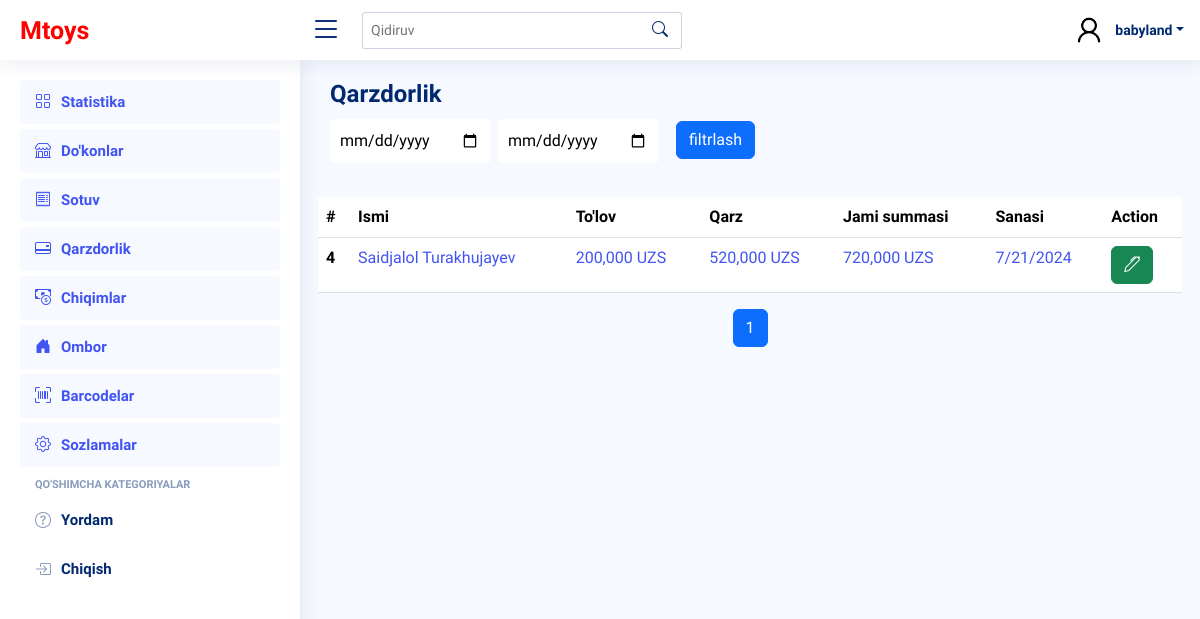
/debt/ (signed in), run on the app's committed database.
### main_app/models.py (models this page shows, shortened)
class Sale(models.Model):
    payment = models.PositiveIntegerField(default=0)
    debt = models.PositiveIntegerField(default=0)
    date_added = models.DateField(auto_now_add=True)
    shop = models.ForeignKey(Shop, on_delete=models.CASCADE, related_name="sales")
    def get_amount(self):
        return sum([i.get_amount() for i in self.items.all()])

class Shop(models.Model):
    name = models.CharField(max_length=250)
    last_name = models.CharField(max_length=250)
    region = models.ForeignKey(Regions, on_delete=models.CASCADE, related_name="shops")

class SaleItems(models.Model):
    quantity = models.PositiveIntegerField(default=0)
    product = models.ForeignKey(Product, on_delete=models.CASCADE, related_name="sales")
    sale = models.ForeignKey(Sale, on_delete=models.CASCADE, related_name="items")
    def get_amount(self):
        overall =  self.product.sale_price * self.quantity
        if overall > 0:
            return overall
        else:
            return 0

class Product(models.Model):
    name = models.CharField(max_length=250)
    base_price = models.PositiveIntegerField(default=0)
    sale_price = models.PositiveIntegerField(default=0)
    amount = models.PositiveIntegerField(default=0)
    qr_code_id = models.CharField(max_length=250)

### main_app/views.py (the view, shortened to what this page needs)
# urls.py: path("debt/", DebtView.as_view(), name="debt"),
@method_decorator(login_required, name='dispatch')
class DebtView(ListView):
    template_name = "sale/debts.html"
    model = Sale
    paginate_by = 10
    context_object_name = 'object_list'
    def get_queryset(self):
        return Sale.objects.all()
    def get_context_data(self, **kwargs):
        context = {}
        sale_items = Sale.objects.filter(debt__gte = 0)
        paginator_sale_items = Paginator(sale_items, self.paginate_by)
        page_number_sale_items = self.request.GET.get('page_sale_items')
        page_obj_sale_items = paginator_sale_items.get_page(page_number_sale_items)
        context = {
            "provinces":Province.objects.all(),
            "regions": Regions.objects.all(),
            "shops":Shop.objects.all(),
            "object_list": page_obj_sale_items
        }
        return context

### templates/sale/debts.html (shortened to what this page needs)
{% extends 'wrapper.html' %}
{% load humanize %}
{% block content %}
<div class="pagetitle">
    <h1>Qarzdorlik</h1>
    <div class="d-felx justify-content-center align-items-center flex-column">
      <form method="POST" class="d-flex gap-2 justify-content-center align-items-center flex-column flex-lg-row justify-content-lg-start">
       <div class="from">
        <input name="from" type="date" id="from" style="border-radius: 3px;margin-top:10px;outline:none;border:none;padding:10px 10px;">
       </div>
        <div class="till">
          <input name="till" type="date" id="from" style="border-radius: 3px;margin-top:10px;outline:none;border:none;padding:10px 10px;">
        </div>
        <div class="button pt-2">
          <button class="btn btn-primary" name="filtr" style="margin-left: 10px;">filtrlash</button>
        </div>
      </form>
    </div>
  </div>
    <div class="row" style="overflow-x: auto;">
      {% if object_list %}
            <table class="table mt-4" >
              <thead>
                <tr>
                  <th scope="col">#</th>
                  <th scope="col">Ismi</th>
                  <th scope="col">To'lov</th>
                  <th scope="col">Qarz</th>
                  <th scope="col">Jami summasi</th>
                  <th scope="col">Sanasi</th>
                  <th scope="col">Action</th>
                </tr>
              </thead>
              <tbody>
                {% for i in object_list %}
                {% if i.debt > 0 %}
                <tr>
                    <th scope="row">{{ i.id }}</th>
                    <td><a href="{% url 'main_app:sale_detail' i.id %}">{{ i.shop.name }} {{ i.shop.last_name }}</a></td>
                    <td><a href="{% url 'main_app:sale_detail' i.id %}">{{ i.payment|intcomma }} UZS</a></td>
                    <td><a href="{% url 'main_app:sale_detail' i.id %}">{{ i.debt|intcomma }} UZS</a></td>
                    <td><a href="{% url 'main_app:sale_detail' i.id %}">{{ i.get_amount|intcomma }} UZS</a></td>
                    <td><a href="{% url 'main_app:sale_detail' i.id %}">{{ i.date_added.month }}/{{ i.date_added.day }}/{{ i.date_added.year }}</a></td>
                    <td>
                      <form method="POST" class="d-flex justify-content-start align-items-center gap-3">
                        <button type="button" class="btn btn-success edit-btn" data-id="{{ i.id }}" data-bs-toggle="modal"  data-bs-target="#editExpance"> <i class="bi bi-pen"></i></button>
                      </form>
                    </td>
                  </tr>
                {% endif %}
                {% endfor %}
              </tbody>
            </table>
            {% else %}
                  <div style="color: gray;font-size:20px;text-align:center">
                    Ma'lumot mavjud emas!!!
                  </div>
            {% endif %}
            <nav aria-label="Page navigation">
              <ul class="pagination justify-content-center">
                {% for num in object_list.paginator.page_range %}
                  {% if object_list.number == num %}
                    <li class="page-item active"><a class="page-link" href="?page_sale_items={{ num }}">{{ num }}</a></li>
                  {% else %}
                    <li class="page-item"><a class="page-link" href="?page_sale_items={{ num }}">{{ num }}</a></li>
                  {% endif %}
                {% endfor %}
              </ul>
          </nav>
    </div>
{% endblock content %}

### templates/wrapper.html (shortened to what this page needs)
<!DOCTYPE html>
{% load static %}
<html lang="en">
<head>
  <link href="{% static 'assets/vendor/bootstrap/css/bootstrap.min.css' %}" rel="stylesheet">
  <link href="{% static 'assets/vendor/bootstrap-icons/bootstrap-icons.css' %}" rel="stylesheet">
  <link href="{% static 'assets/vendor/boxicons/css/boxicons.min.css' %}" rel="stylesheet">
  <link href="{% static 'assets/vendor/quill/quill.snow.css' %}" rel="stylesheet">
  <link href="{% static 'assets/vendor/quill/quill.bubble.css' %}" rel="stylesheet">
  <link href="{% static 'assets/vendor/remixicon/remixicon.css' %}" rel="stylesheet">
  <link href="{% static 'assets/vendor/simple-datatables/style.css' %}" rel="stylesheet">
  <link href="{% static 'assets/css/style.css' %}" rel="stylesheet">
</head>
<body>
  <header id="header" class="header fixed-top d-flex align-items-center">
    <div class="d-flex align-items-center justify-content-between">
      <a href="{% url 'main_app:main' %}" class="logo d-flex align-items-center">
        Mtoys
      </a>
      <i class="bi bi-list toggle-sidebar-btn"></i>
    </div>
    <div class="search-bar">
      <form class="search-form d-flex align-items-center" method="GET">
        <input type="text" name="query" placeholder="Qidiruv" title="Enter search keyword">
        <button type="submit" title="Search" name="search"><i class="bi bi-search"></i></button>
      </form>
    </div>
    <nav class="header-nav ms-auto">
      <ul class="d-flex align-items-center">
        <li class="nav-item dropdown pe-3">
          <a class="nav-link nav-profile d-flex align-items-center pe-0" href="#" data-bs-toggle="dropdown">
            <img src="{% static 'assets/img/Sample_User_Icon (1).png' %}" alt="Profile" class="rounded-circle">
            <span class="d-none d-md-block dropdown-toggle ps-2">{{ request.user.username }}</span>
          </a>
        </li>
      </ul>
    </nav>
  </header>
  <aside id="sidebar" class="sidebar">
    <ul class="sidebar-nav" id="sidebar-nav">
      <li class="nav-item">
        <a class="nav-link " href="{% url 'main_app:main'%}">
          <i class="bi bi-grid"></i>
          <span>Statistika</span>
        </a>
      </li>
      <li class="nav-item">
        <a class="nav-link " href="{% url 'main_app:provinces'%}">
          <i class="bi bi-shop"></i>
          <span>Do'konlar</span>
        </a>
      </li>
      <li class="nav-item">
        <a class="nav-link " href="{% url 'main_app:sale'%}">
          <i class="bi bi-receipt"></i>
          <span>Sotuv</span>
        </a>
      </li>
      <li class="nav-item">
        <a class="nav-link " href="{% url 'main_app:debt'%}">
          <i class="bi bi-credit-card-2-back"></i>
          <span>Qarzdorlik</span>
        </a>
      </li>
      <li class="nav-item">
        <a class="nav-link " href="{% url 'expance_app:expance'%}">
          <i class="bi bi-cash-coin"></i>
          <span>Chiqimlar</span>
        </a>
      </li>
      <li class="nav-item">
        <a class="nav-link " href="{% url 'main_app:storage'%}">
          <i class="bi bi-house-door-fill"></i>
          <span>Ombor</span>
        </a>
      </li>
      <li class="nav-item">
        <a class="nav-link " href="{% url 'main_app:barcode'%}">
          <i class="bi bi-upc-scan"></i>
          <span>Barcodelar</span>
        </a>
      </li>
      <li class="nav-item">
        <a class="nav-link " href="{% url 'main_app:settings_app'%}">
          <i class="bi bi-gear"></i>
          <span>Sozlamalar</span>
        </a>
      </li>
      <li class="nav-heading">Qo'shimcha Kategoriyalar</li>
      <li class="nav-item">
        <a class="nav-link collapsed"  href="http://t.me/Saidjalol10">
          <i class="bi bi-question-circle"></i>
          <span>Yordam</span>
        </a>
      </li>
      <ul class="nav">
        <li class="nav-item">
          <a id="logout-link" class="nav-link collapsed" href="#">
            <i class="bi bi-box-arrow-in-right"></i>
            <span>Chiqish</span>
          </a>
        </li>
      </ul>
    </ul>
  </aside>
  <main id="main" class="main">
        {% block content %} {% endblock content %}
  </main>
</body>
</html>

### staticfiles/assets/css/style.css (style rules this page uses)
:root { scroll-behavior: smooth; }
body { font-family: "Open Sans", sans-serif; background: #f6f9ff; color: #444444; }
a { color: #4154f1; text-decoration: none; }
h1, h2, h3, h4, h5, h6 { font-family: "Nunito", sans-serif; }
#main { margin-top: 60px; padding: 20px 30px; transition: all 0.3s; }
.pagetitle { margin-bottom: 10px; }
.pagetitle h1 { font-size: 24px; margin-bottom: 0; font-weight: 600; color: #012970; }
.logo { line-height: 1; }
@media (min-width: 1200px) { .logo { width: 280px; } }
.header { transition: all 0.5s; z-index: 997; height: 60px; box-shadow: 0px 2px 20px rgba(1, 41, 112, 0.1); background-color: #fff; padding-left: 20px; }
.header .toggle-sidebar-btn { font-size: 32px; padding-left: 10px; cursor: pointer; color: #012970; }
.header .search-bar { min-width: 360px; padding: 0 20px; }
.header .search-form { width: 100%; }
.header .search-form input { border: 0; font-size: 14px; color: #012970; border: 1px solid rgba(1, 41, 112, 0.2); padding: 7px 38px 7px 8px; border-radius: 3px; transition: 0.3s; width: 100%; }
.header .search-form button { border: 0; padding: 0; margin-left: -30px; background: none; }
.header .search-form button i { color: #012970; }
.header-nav ul { list-style: none; }
.header-nav>ul { margin: 0; padding: 0; }
.header-nav .nav-profile { color: #012970; }
.header-nav .nav-profile img { max-height: 36px; }
.header-nav .nav-profile span { font-size: 14px; font-weight: 600; }
.sidebar { position: fixed; top: 60px; left: 0; bottom: 0; width: 300px; z-index: 996; transition: all 0.3s; padding: 20px; overflow-y: auto; scrollbar-width: thin; scrollbar-color: #aab7cf transparent; box-shadow: 0px 0px 20px rgba(1, 41, 112, 0.1); background-color: #fff; }
@media (min-width: 1200px) { #main, #footer { margin-left: 300px; } }
.sidebar-nav { padding: 0; margin: 0; list-style: none; }
.sidebar-nav li { padding: 0; margin: 0; list-style: none; }
.sidebar-nav .nav-item { margin-bottom: 5px; }
.sidebar-nav .nav-heading { font-size: 11px; text-transform: uppercase; color: #899bbd; font-weight: 600; margin: 10px 0 5px 15px; }
.sidebar-nav .nav-link { display: flex; align-items: center; font-size: 15px; font-weight: 600; color: #4154f1; transition: 0.3; background: #f6f9ff; padding: 10px 15px; border-radius: 4px; }
.sidebar-nav .nav-link i { font-size: 16px; margin-right: 10px; color: #4154f1; }
.sidebar-nav .nav-link.collapsed { color: #012970; background: #fff; }
.sidebar-nav .nav-link.collapsed i { color: #899bbd; }

### templates/wrapper.html (style rules this page uses)
.logo { color: red; font-weight: 900; font-size: 25px; }

### templates/sale/debts.html (style rules this page uses)
table { overflow: auto; }

### data on the page
Sale: id "4", shop.name "Saidjalol", shop.last_name "Turakhujayev", payment "200,000", debt "520,000", get_amount "720,000", date_added.month "7", date_added.day "21", date_added.year "2024"

### other printed values
{{ request.user.username }} "babyland"
{{ num }} "1"
